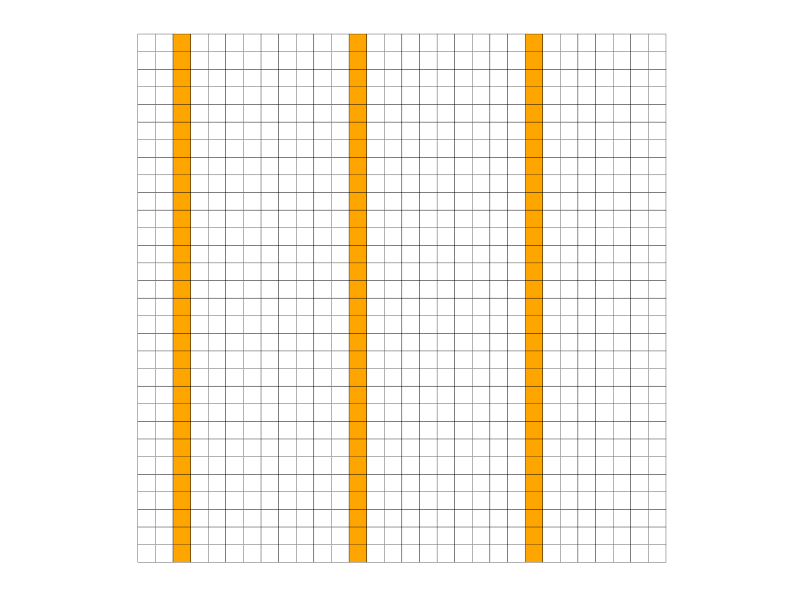
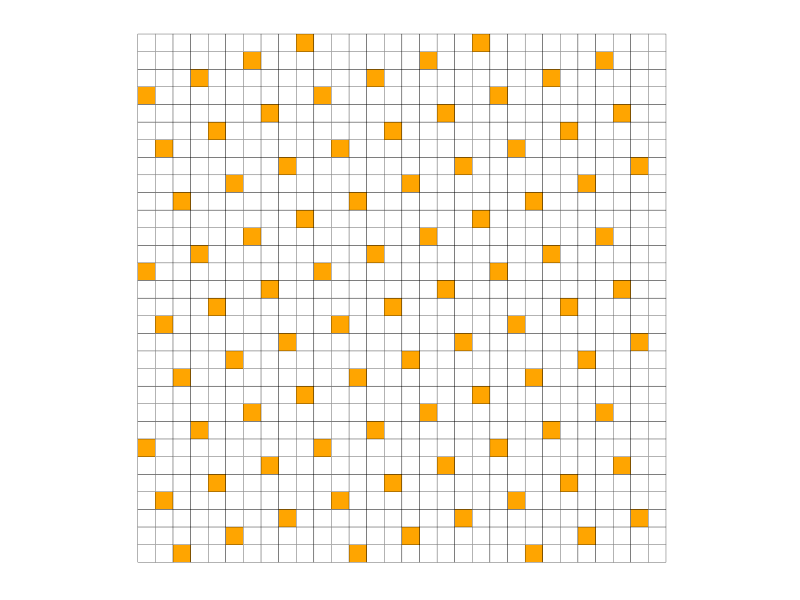
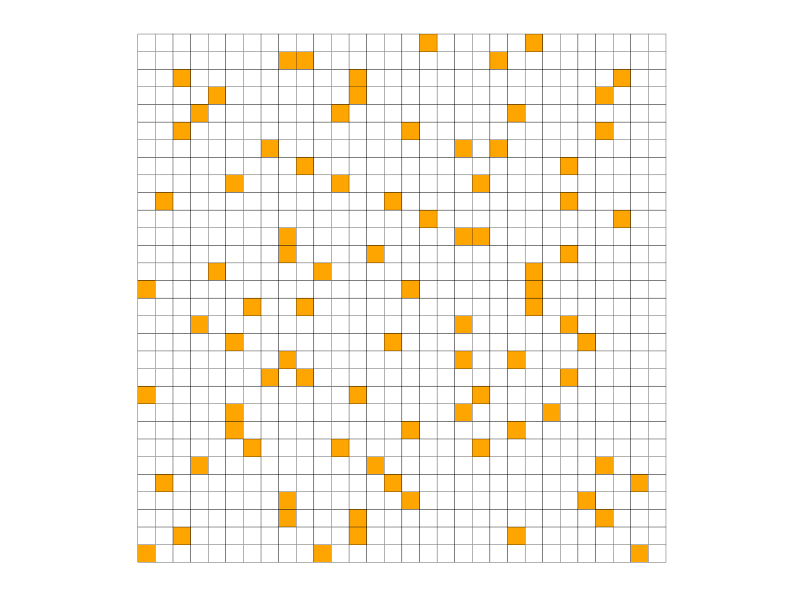

The R source for these figures, in order:
##### To plot grids (for the report) ----------

install.packages("ggplot2")
library(ggplot2)

### Version 1 -----------

# Create a data frame with the coordinates and colors
grid_data <- expand.grid(x = 1:30, y = 1:30)  # 10x10 grid
grid_data$color <- "white"  # Default color for all squares

# Specify the squares to be colored
colored_squares <- data.frame(
  x = c(rep(3, 30), rep(13, 30), rep(23, 30)),
  y = rep(1:30, 3),
  color = c(rep("orange", 90))
)

# Merge the colored squares into the grid data
grid_data <- merge(grid_data, colored_squares, by = c("x", "y"), all.x = TRUE)
grid_data$color.y[is.na(grid_data$color.y)] <- "white" # Set NA colors to white
# c(rep("white", 100))

ggplot(grid_data, aes(x = x, y = y, fill = color.y)) +
  geom_tile(colour = "black") +  # Draw the squares with black borders # 
  scale_fill_identity() +  # Use the colors specified in the data
  theme_minimal() +  # Minimal theme for better visualization
  theme(
    axis.title = element_blank(),  # Remove axis titles
    axis.text = element_blank(),   # Remove axis text
    axis.ticks = element_blank(),  # Remove axis ticks
    panel.grid = element_blank()   # Remove grid lines
  ) +
  coord_fixed()  # Ensure squares are not stretched

### Version 2 -----------

# Create a data frame with the coordinates and colors
grid_data <- expand.grid(x = 1:30, y = 1:30)  # 10x10 grid
grid_data$color <- "white"  # Default color for all squares

# Function to sample at random following the grid
sampling_grid <- function(i){
  cells_x <- c()
  cells_y <- c()
  
  for (l in 0:29) {
    if (l==0){
      x_init <- i
    }else if ((3*l+i) < 10){
      x_init <- (3*l+i)
    }else{
      x_init <- (((3*l+i))%%(10))
    }
    k <- 0
    while (x_init + 10*k < 30) {
      a <- x_init + 10*k
      b <- l
      cells_x <- append(cells_x, a)
      print(a)
      cells_y <- append(cells_y, b)
      print(b)
      k <- k+1
    }
  }
  return(data.frame(x = cells_x, y = cells_y))
}

test <- sampling_grid(3)

# Specify the squares to be colored
colored_squares <- data.frame(
  x = test$x,
  y = test$y +1,
  color = c(rep("orange", 90))
)

# Merge the colored squares into the grid data
grid_data <- merge(grid_data, colored_squares, by = c("x", "y"), all.x = TRUE)
grid_data$color.y[is.na(grid_data$color.y)] <- "white" # Set NA colors to white

ggplot(grid_data, aes(x = x, y = y, fill = color.y)) +
  geom_tile(colour = "black") +  # Draw the squares with black borders # 
  scale_fill_identity() +  # Use the colors specified in the data
  theme_minimal() +  # Minimal theme for better visualization
  theme(
    axis.title = element_blank(),  # Remove axis titles
    axis.text = element_blank(),   # Remove axis text
    axis.ticks = element_blank(),  # Remove axis ticks
    panel.grid = element_blank()   # Remove grid lines
  ) +
  coord_fixed()  # Ensure squares are not stretched

### Version 3 -----------

# Create a data frame with the coordinates and colors
grid_data <- expand.grid(x = 1:30, y = 1:30)  # 10x10 grid
grid_data$color <- "white"  # Default color for all squares

# Function to sample at random following the grid
sampling_grid <- function(c_dim){
  random_points <- data.frame(x = numeric(), y = numeric())
  
  for (l in 0:((30)-1)) { # For all lines
    for (bunch in 1:(30/10)) { # 10 is the size of each bunch
      x_sampled <- sample(0:9, 1) + (bunch-1)*10
      a <- x_sampled
      b <- l
      random_points <- rbind(random_points, list(a,b))
    }
  }
  colnames(random_points) <- list("x", "y")
  return(random_points)
}

test <- sampling_grid(3)

# Specify the squares to be colored
colored_squares <- data.frame(
  x = test$x,
  y = test$y + 1,
  color = c(rep("orange", 90))
)

# Merge the colored squares into the grid data
grid_data <- merge(grid_data, colored_squares, by = c("x", "y"), all.x = TRUE)
grid_data$color.y[is.na(grid_data$color.y)] <- "white" # Set NA colors to white
# c(rep("white", 100))

ggplot(grid_data, aes(x = x, y = y, fill = color.y)) +
  geom_tile(colour = "black") +  # Draw the squares with black borders # 
  scale_fill_identity() +  # Use the colors specified in the data
  theme_minimal() +  # Minimal theme for better visualization
  theme(
    axis.title = element_blank(),  # Remove axis titles
    axis.text = element_blank(),   # Remove axis text
    axis.ticks = element_blank(),  # Remove axis ticks
    panel.grid = element_blank()   # Remove grid lines
  ) +
  coord_fixed()  # Ensure squares are not stretched
